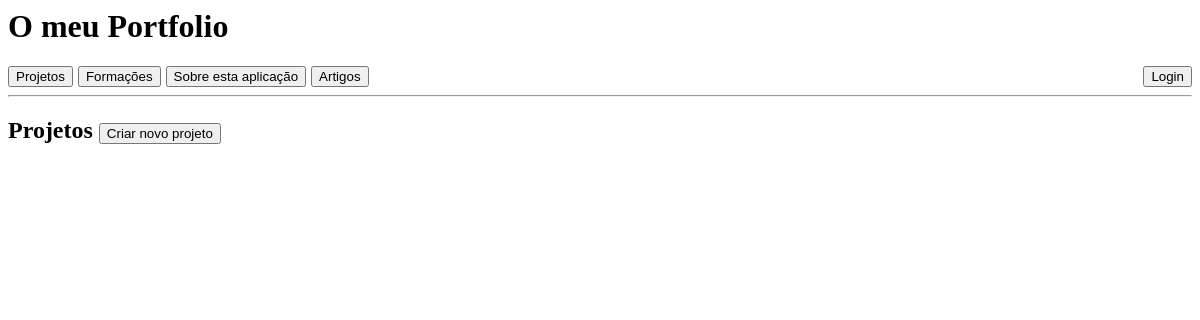
The app's page /, older data.
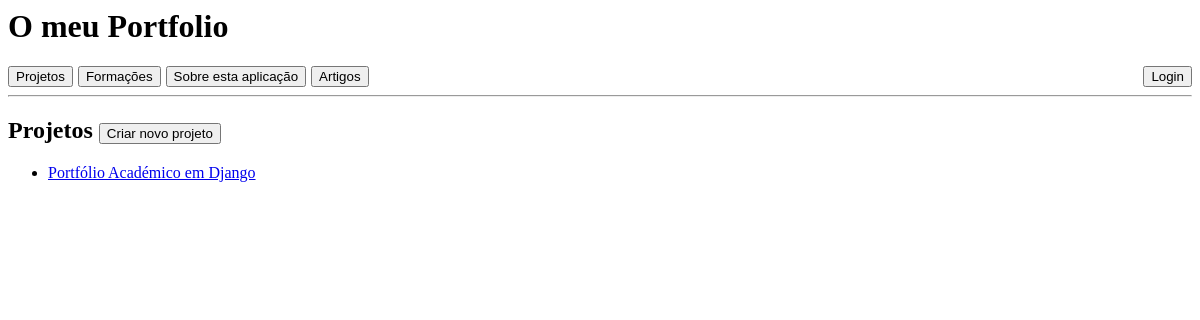
The same page, newer data.
### portfolio/models.py (models this page shows, shortened)
class Projeto(models.Model):
    titulo = models.CharField(max_length=200)
    ano = models.IntegerField()
    descricao = models.TextField()
    imagem = models.ImageField(upload_to='projetos/',blank=True, null=True)
    conceitos_aplicados = models.TextField()
    github_link = models.URLField()
    video_demo = models.URLField(blank=True, null=True)
    unidade_curricular = models.ForeignKey(
        UnidadeCurricular,
        on_delete=models.CASCADE,
        related_name='projetos'
    )
    tecnologias = models.ManyToManyField(
        Tecnologia,
        related_name='projetos'
    )
    competencias = models.ManyToManyField(
        Competencia,
        related_name='projetos'
    )

### portfolio/views.py (the view)
# urls.py: path('', views.index_view, name='index'),
def index_view(request):
    projetos = Projeto.objects.all()
    context = {
        'projetos': projetos,
    }
    return render(request, 'portfolio/index.html', context)

### portfolio/templates/portfolio/index.html
{% extends 'portfolio/layout.html' %}
{% block content %}
<h2>
    Projetos
    <a href="{% url 'projeto' %}">
        <button>Criar novo projeto</button>
    </a>
</h2>
<ul>
{% for projeto in projetos %}
    <li>
        <a href="{% url 'pagina_projeto' projeto.id %}">
            {{ projeto.titulo }}
        </a>
    </li>
{% endfor %}
</ul>
{% endblock %}

Row changes from the older to the newer data that the page shows:
added Projeto: titulo "Portfólio Académico em Django"
